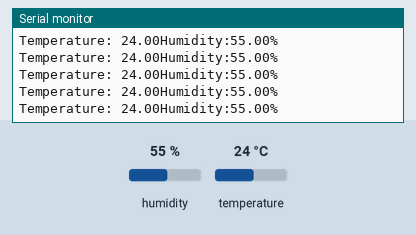
Recording of a sketch running on a simulated Arduino Uno, built with avr-gcc and run on an emulated ATmega328P. On the bench: the last lines printed to the serial monitor. The inputs (shaded band) are chosen by the test bench; at power-on: humidity 55 %, temperature 24 °C.

Above: at 2.8 s.
2.9 s: humidity set to 22 %
9.0 s: temperature set to 12 °C
At 9.5 s:
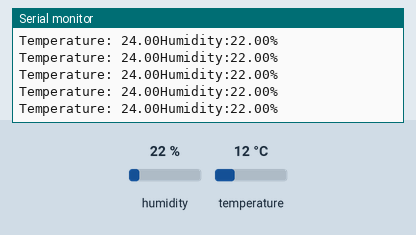
15.1 s: humidity set to 40 %
At 15.9 s:
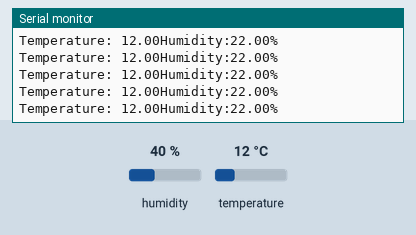
Timing chart, 0 to 18.1 s (numbered marks = the images above; inputs shaded):
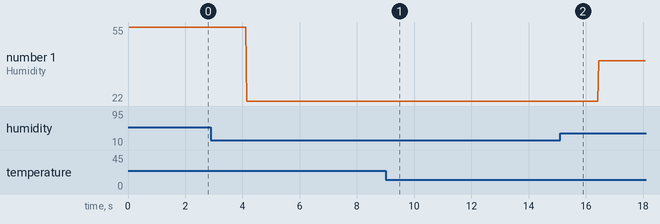

Measured:
- plotted number 1: 55 → 22 after the input at 2.9 s, 22 → 40 after the input at 15.1 s

The sketch:

DHT_Senor.ino
```cpp
#include <DHT.h>
#define DHTPIN 2
#define DHTTYPE DHT11

DHT dht(DHTPIN, DHTTYPE);
void setup(){
  Serial.begin(9600);
  dht.begin();
}
void loop(){
  float humidity = dht.readHumidity();
  float temperature = dht.readTemperature();
  if (isnan(humidity)|| isnan(temperature)){
    Serial.println("Failed to read from DHT sernor!");
    return;
  }
  Serial.print("Humidity:");
  Serial.print(humidity);
  Serial.print("%\n");
  Serial.print("Temperature: ");
  Serial.print(temperature);
}
```
